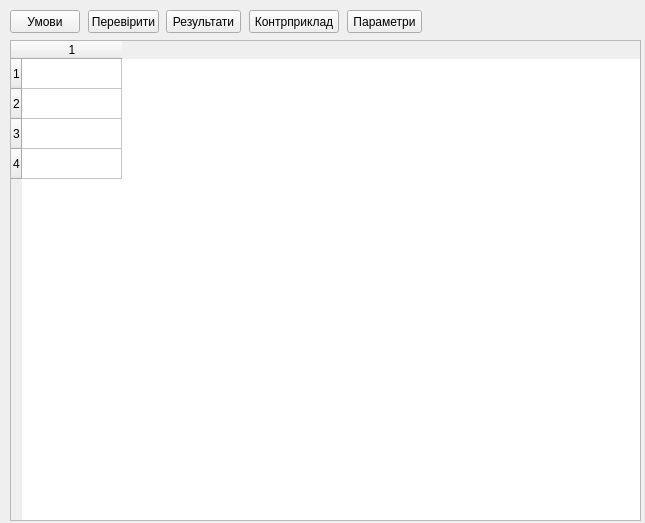
<?xml version="1.0" encoding="UTF-8"?>
<ui version="4.0">
 <class>Form</class>
 <widget class="QWidget" name="Form">
  <property name="geometry">
   <rect>
    <x>0</x>
    <y>0</y>
    <width>645</width>
    <height>523</height>
   </rect>
  </property>
  <property name="windowTitle">
   <string>CheckZ3</string>
  </property>
  <widget class="QTableWidget" name="tableWidget">
   <property name="geometry">
    <rect>
     <x>10</x>
     <y>40</y>
     <width>631</width>
     <height>481</height>
    </rect>
   </property>
   <property name="sizePolicy">
    <sizepolicy hsizetype="Maximum" vsizetype="Maximum">
     <horstretch>0</horstretch>
     <verstretch>0</verstretch>
    </sizepolicy>
   </property>
   <property name="rowCount">
    <number>4</number>
   </property>
   <property name="columnCount">
    <number>1</number>
   </property>
   <row/>
   <row/>
   <row/>
   <row/>
   <column/>
  </widget>
  <widget class="QPushButton" name="btnCheck">
   <property name="enabled">
    <bool>true</bool>
   </property>
   <property name="geometry">
    <rect>
     <x>88</x>
     <y>10</y>
     <width>71</width>
     <height>23</height>
    </rect>
   </property>
   <property name="toolTip">
    <string>Перевірити умови верифікації програми</string>
   </property>
   <property name="text">
    <string>Перевірити</string>
   </property>
  </widget>
  <widget class="QPushButton" name="btnRes">
   <property name="geometry">
    <rect>
     <x>166</x>
     <y>10</y>
     <width>75</width>
     <height>23</height>
    </rect>
   </property>
   <property name="toolTip">
    <string>Показати результати перевірки умов велифікації програми</string>
   </property>
   <property name="text">
    <string>Результати</string>
   </property>
  </widget>
  <widget class="QPushButton" name="btnConds">
   <property name="geometry">
    <rect>
     <x>10</x>
     <y>10</y>
     <width>70</width>
     <height>23</height>
    </rect>
   </property>
   <property name="toolTip">
    <string>Прочитати файл з умовами верифікації програми</string>
   </property>
   <property name="text">
    <string>Умови</string>
   </property>
  </widget>
  <widget class="QPushButton" name="btnOptions">
   <property name="geometry">
    <rect>
     <x>347</x>
     <y>10</y>
     <width>75</width>
     <height>23</height>
    </rect>
   </property>
   <property name="toolTip">
    <string>Показати системні параметри</string>
   </property>
   <property name="text">
    <string>Параметри</string>
   </property>
  </widget>
  <widget class="QPushButton" name="btnCEx">
   <property name="geometry">
    <rect>
     <x>249</x>
     <y>10</y>
     <width>90</width>
     <height>23</height>
    </rect>
   </property>
   <property name="toolTip">
    <string>Знайти контрприклад для еквірної умови</string>
   </property>
   <property name="text">
    <string>Контрприклад</string>
   </property>
  </widget>
 </widget>
 <resources/>
 <connections/>
</ui>
